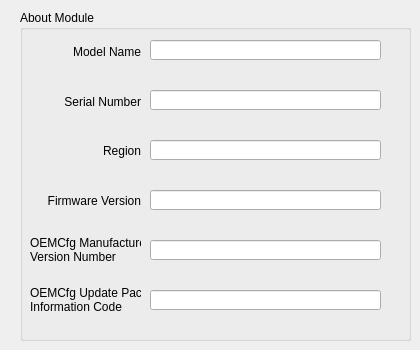
       <widget class="QWidget" name="tab_11">
        <attribute name="title">
         <string>About</string>
        </attribute>
        <widget class="QGroupBox" name="groupBox_9">
         <property name="geometry">
          <rect>
           <x>20</x>
           <y>10</y>
           <width>391</width>
           <height>331</height>
          </rect>
         </property>
         <property name="title">
          <string>About Module</string>
         </property>
         <widget class="QLineEdit" name="lineEdit">
          <property name="geometry">
           <rect>
            <x>130</x>
            <y>30</y>
            <width>231</width>
            <height>20</height>
           </rect>
          </property>
         </widget>
         <widget class="QLineEdit" name="lineEdit_2">
          <property name="geometry">
           <rect>
            <x>130</x>
            <y>80</y>
            <width>231</width>
            <height>20</height>
           </rect>
          </property>
         </widget>
         <widget class="QLineEdit" name="lineEdit_3">
          <property name="enabled">
           <bool>true</bool>
          </property>
          <property name="geometry">
           <rect>
            <x>130</x>
            <y>130</y>
            <width>231</width>
            <height>20</height>
           </rect>
          </property>
         </widget>
         <widget class="QLineEdit" name="lineEdit_4">
          <property name="geometry">
           <rect>
            <x>130</x>
            <y>180</y>
            <width>231</width>
            <height>20</height>
           </rect>
          </property>
         </widget>
         <widget class="QLineEdit" name="lineEdit_5">
          <property name="geometry">
           <rect>
            <x>130</x>
            <y>230</y>
            <width>231</width>
            <height>20</height>
           </rect>
          </property>
         </widget>
         <widget class="QLineEdit" name="lineEdit_6">
          <property name="geometry">
           <rect>
            <x>130</x>
            <y>280</y>
            <width>231</width>
            <height>20</height>
           </rect>
          </property>
         </widget>
         <widget class="QWidget" name="layoutWidget">
          <property name="geometry">
           <rect>
            <x>10</x>
            <y>20</y>
            <width>111</width>
            <height>291</height>
           </rect>
          </property>
          <layout class="QVBoxLayout" name="verticalLayout_2">
           <item>
            <widget class="QLabel" name="label_47">
             <property name="layoutDirection">
              <enum>Qt::LeftToRight</enum>
             </property>
             <property name="text">
              <string>Model Name</string>
             </property>
             <property name="alignment">
              <set>Qt::AlignRight|Qt::AlignTrailing|Qt::AlignVCenter</set>
             </property>
            </widget>
           </item>
           <item>
            <widget class="QLabel" name="label_48">
             <property name="layoutDirection">
              <enum>Qt::LeftToRight</enum>
             </property>
             <property name="text">
              <string>Serial Number</string>
             </property>
             <property name="alignment">
              <set>Qt::AlignRight|Qt::AlignTrailing|Qt::AlignVCenter</set>
             </property>
            </widget>
           </item>
           <item>
            <widget class="QLabel" name="label_49">
             <property name="layoutDirection">
              <enum>Qt::LeftToRight</enum>
             </property>
             <property name="text">
              <string>Region</string>
             </property>
             <property name="alignment">
              <set>Qt::AlignRight|Qt::AlignTrailing|Qt::AlignVCenter</set>
             </property>
            </widget>
           </item>
           <item>
            <widget class="QLabel" name="label_50">
             <property name="layoutDirection">
              <enum>Qt::LeftToRight</enum>
             </property>
             <property name="text">
              <string>Firmware Version</string>
             </property>
             <property name="alignment">
              <set>Qt::AlignRight|Qt::AlignTrailing|Qt::AlignVCenter</set>
             </property>
            </widget>
           </item>
           <item>
            <widget class="QLabel" name="label_51">
             <property name="contextMenuPolicy">
              <enum>Qt::DefaultContextMenu</enum>
             </property>
             <property name="layoutDirection">
              <enum>Qt::RightToLeft</enum>
             </property>
             <property name="text">
              <string>OEMCfg Manufacturer 
Version Number</string>
             </property>
             <property name="alignment">
              <set>Qt::AlignLeading|Qt::AlignLeft|Qt::AlignVCenter</set>
             </property>
            </widget>
           </item>
           <item>
            <widget class="QLabel" name="label_52">
             <property name="text">
              <string>OEMCfg Update Pack 
Information Code</string>
             </property>
             <property name="alignment">
              <set>Qt::AlignLeading|Qt::AlignLeft|Qt::AlignVCenter</set>
             </property>
            </widget>
           </item>
          </layout>
         </widget>
         <zorder>layoutWidget</zorder>
         <zorder>lineEdit</zorder>
         <zorder>lineEdit_2</zorder>
         <zorder>lineEdit_3</zorder>
         <zorder>lineEdit_4</zorder>
         <zorder>lineEdit_5</zorder>
         <zorder>lineEdit_6</zorder>
        </widget>
       </widget>
